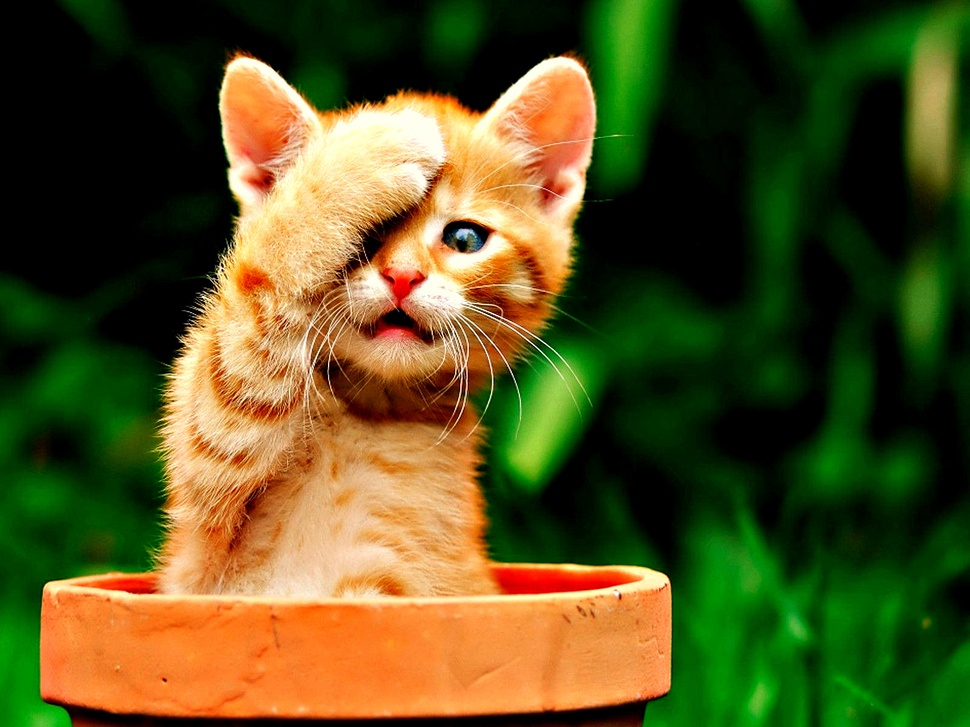
#> input picture DIP/Ejercicio 3/Cat3.jpg, 970 x 727 px, shrunk from 1600 x 1200 before the run, found by its file name
$ python Ejercicio3.1.py
#> lines starting #> are read from the running program, lines starting #| are printed output that depends on the picture
#Operaciones en imágenes
#Elaborado por César Alejandro Villegas Espíndola

#Se importaron las siguientes librerias
from matplotlib import pyplot as plt
import matplotlib.image as mpimg

img = mpimg.imread('/Users/cvillegas/workspace/Py/DIP/Ejercicio 3/Cat3.jpg')
#> img is the input picture: shape (727, 970, 3); mean R, G, B 85.4, 81.5, 31.9

#Separating RGB CHannels
#Red goes first:

r = img.copy()
r[:,:,1] = r[:,:,2] = 0
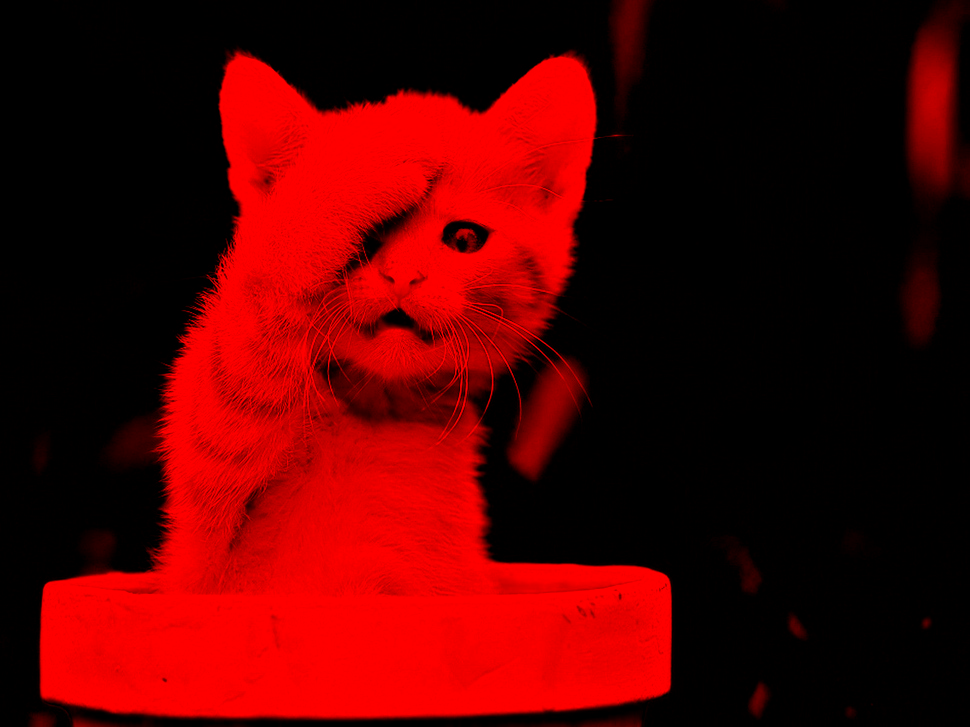
#> r: shape (727, 970, 3); mean R, G, B 85.4, 0, 0

# Then green
g = img.copy()
g[:,:,0] = g[:,:,2] = 0
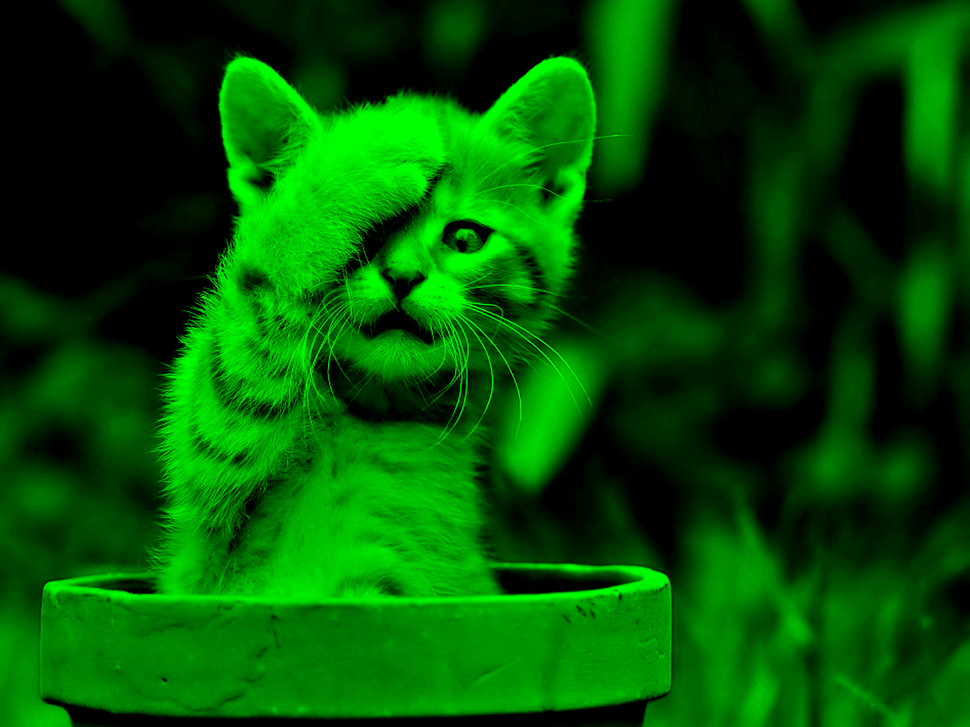
#> g: shape (727, 970, 3); mean R, G, B 0, 81.5, 0

#Finally blue
b = img.copy()
b[:,:,0] = b[:,:,1] = 0
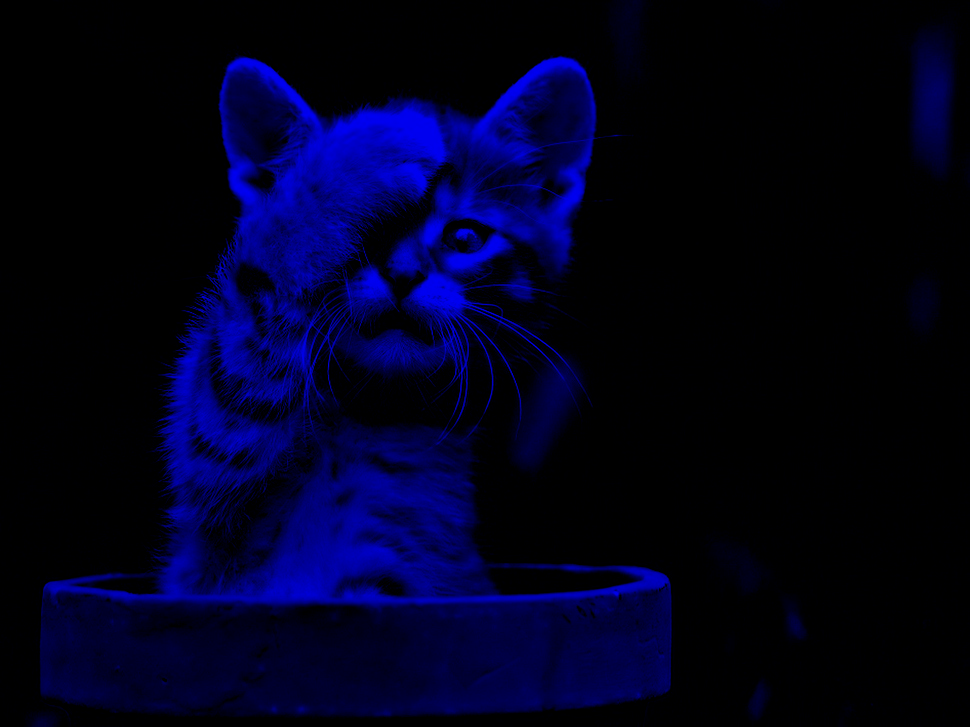
#> b: shape (727, 970, 3); mean R, G, B 0, 0, 31.9

f, axes = plt.subplots(2,2, constrained_layout = True)

axes[0, 0].title.set_text('Normal')
axes[0, 0].imshow(img)
axes[0, 1].title.set_text('Red')
axes[0, 1].imshow(r)
axes[1, 0].title.set_text('Green')
axes[1, 0].imshow(g)
axes[1, 1].title.set_text('Blue')
axes[1, 1].imshow(b)
plt.show()
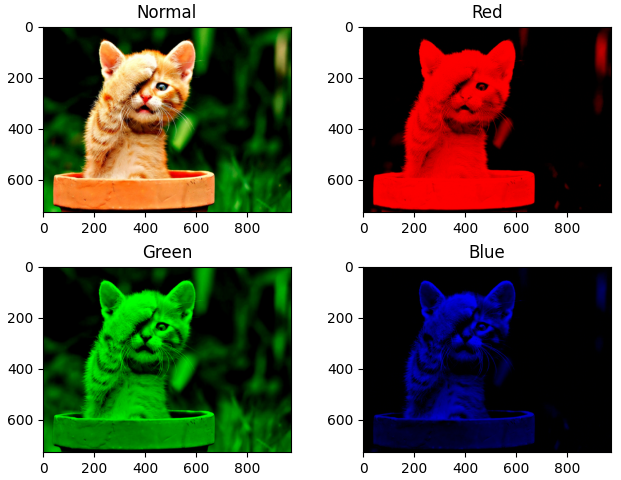
#> figure drawn by matplotlib, 4 panels
